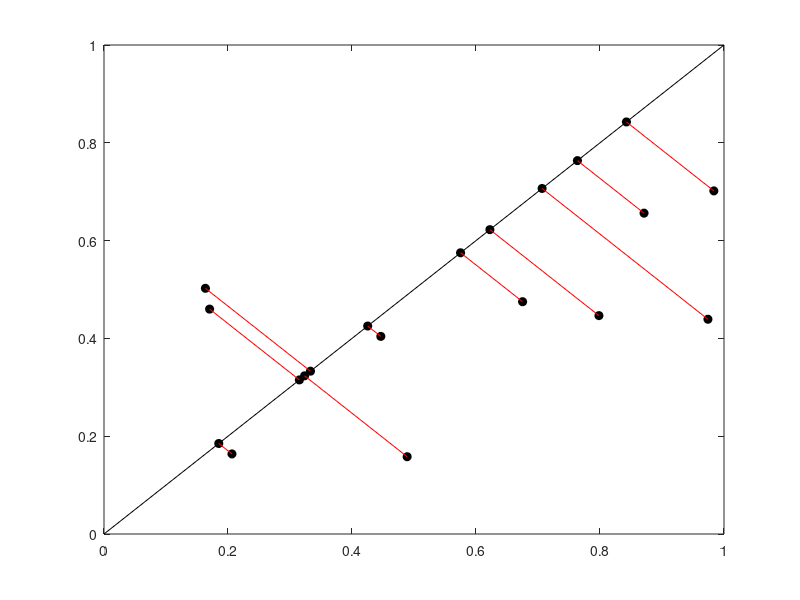

MATLAB code to generate this figure:
function projectPointsToLine

%Init
clc;


%Create Line and points
myline = [0 0 1 1]
points = rand(10,2)


%Loop through points
plot([myline(1) myline(3)],[myline(2) myline(4)],'k');
hold on;
for i=1:10
  point = points(i,:);
  [projpoint,distance] = project(myline,point)
  h = scatter(point(1),point(2),'filled');
  set(h,'MarkerEdgeColor',[0 0 0],'MarkerFaceColor',[0 0 0]);
  hold on;
  h = scatter(projpoint(1),projpoint(2),'filled');
  set(h,'MarkerEdgeColor',[0 0 0],'MarkerFaceColor',[0 0 0]);
  plot([point(1) projpoint(1)],[point(2) projpoint(2)],'r');
end
  
  
  
  
%------------------------------------------------------------------------------
function [newpoint,distance] = project(myline,point)

  %Direction vector of the line
  vx = myline(:, 3);
  vy = myline(:, 4);

  %Difference of point with line origin
  dx = point(:,1) - myline(:,1);
  dy = point(:,2) - myline(:,2);

  %Position of projection on line, using dot product
  tp = (dx .* vx + dy .* vy ) ./ (vx .* vx + vy .* vy);

  %Convert position on line to cartesian coordinates
  newpoint = [myline(:,1) + tp .* vx, myline(:,2) + tp .* vy];

  %Calculate Distance
  distance = pdist([point ; newpoint])

